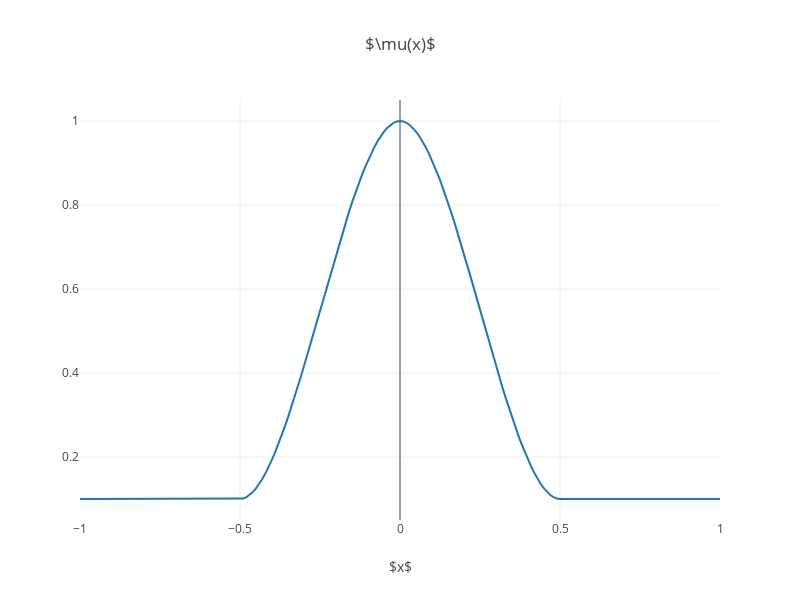
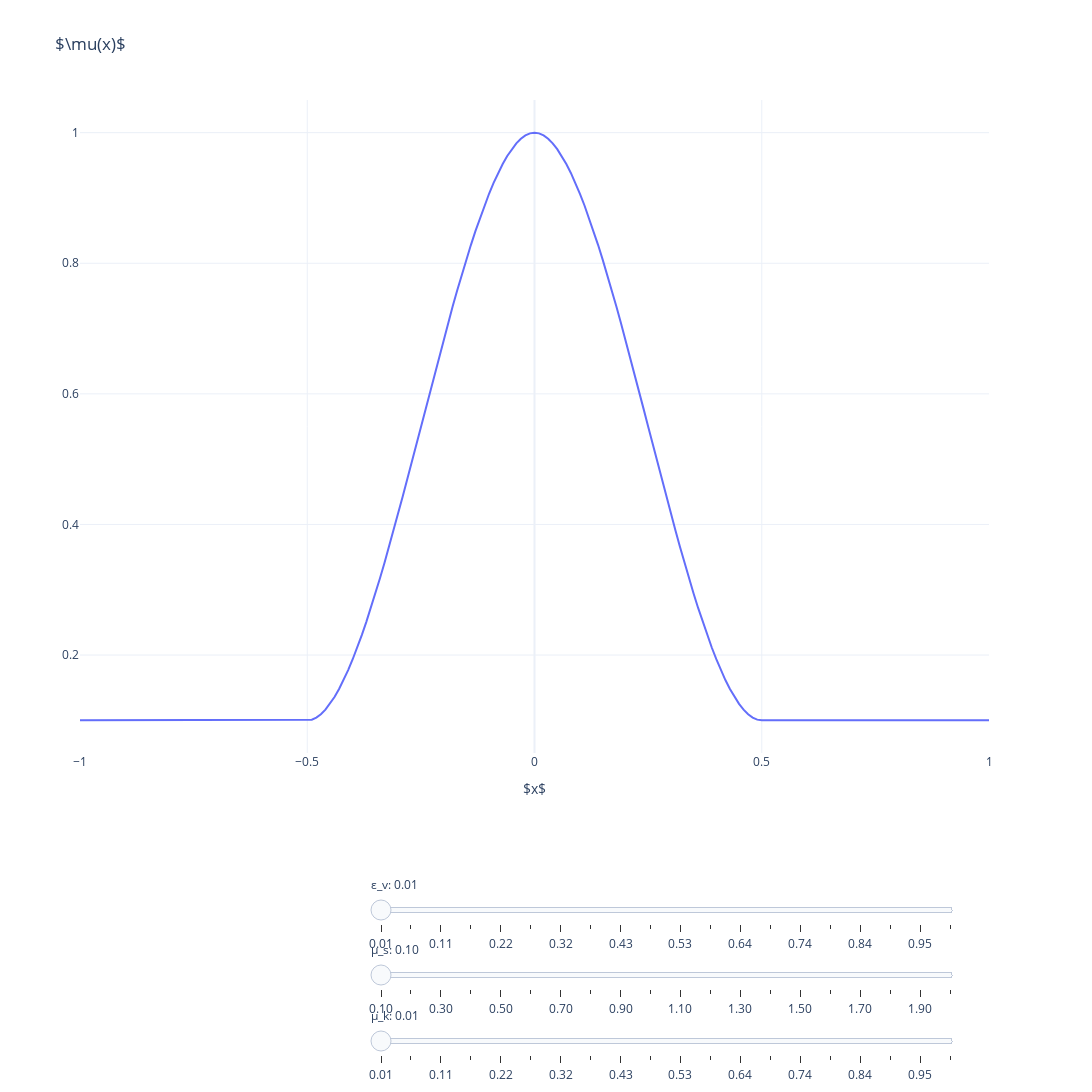

These figures' notebook cell, in order:
### Markdown cell above
# Smooth Coefficient of Friction
We can use a polynomial to model a smooth transition from static to kinematic coefficient of friction.

### Code cell
def mu(x):
    """Smooth transition from mu_s to mu_k using a polynomial."""
    # Polynomial-based transition 
    # https://blog.demofox.org/2015/08/08/cubic-hermite-interpolation/
    return (mu_k - mu_s) * (3 * (x / eps_v)**2 - 2 * (x / eps_v)**3) + mu_s

sym_mu = Piecewise(
    (mu_k, Abs(x) >= eps_v),
    (mu(Abs(x)), Abs(x) < eps_v)
)
display(Eq(symbols(r"\mu(x)"), expand(sym_mu)))
plot(sym_mu, title=r"$\mu(x)$")
plot_interactive(sym_mu, title=r"$\mu(x)$")

### Figure 1 — Plotly figure (JSON) as saved in the notebook; plotly's stock layout.template omitted (floating-point values rounded to 4 significant figures; data arrays with more than 128 entries replaced by an {"elided": "..."} marker saying what was removed)
{"data": [{"type": "scatter", "x": {"elided": "201 float values"}, "y": {"elided": "201 float values"}}], "layout": {"height": 600, "title": {"text": "$\\mu(x)$"}, "width": 800, "xaxis": {"title": {"text": "$x$"}}}}

### Figure 2 — Plotly figure (JSON) as saved in the notebook; plotly's stock layout.template omitted (floating-point values rounded to 4 significant figures; data arrays with more than 128 entries replaced by an {"elided": "..."} marker saying what was removed)
{"data": [{"name": "Function 1", "type": "scatter", "x": {"elided": "201 float values"}, "y": {"elided": "201 float values"}}], "layout": {"height": 1200, "sliders": [{"active": 0, "currentvalue": {"prefix": "ε_v: "}, "pad": {"l": 200, "r": 120, "t": 120}, "steps": [{"args": [{"y": {"elided": "1x201 float values"}}], "label": "0.01", "method": "restyle"}, {"args": [{"y": {"elided": "1x201 float values"}}], "label": "0.06", "method": "restyle"}, {"args": [{"y": {"elided": "1x201 float values"}}], "label": "0.11", "method": "restyle"}, {"args": [{"y": {"elided": "1x201 float values"}}], "label": "0.17", "method": "restyle"}, {"args": [{"y": {"elided": "1x201 float values"}}], "label": "0.22", "method": "restyle"}, {"args": [{"y": {"elided": "1x201 float values"}}], "label": "0.27", "method": "restyle"}, {"args": [{"y": {"elided": "1x201 float values"}}], "label": "0.32", "method": "restyle"}, {"args": [{"y": {"elided": "1x201 float values"}}], "label": "0.37", "method": "restyle"}, {"args": [{"y": {"elided": "1x201 float values"}}], "label": "0.43", "method": "restyle"}, {"args": [{"y": {"elided": "1x201 float values"}}], "label": "0.48", "method": "restyle"}, {"args": [{"y": {"elided": "1x201 float values"}}], "label": "0.53", "method": "restyle"}, {"args": [{"y": {"elided": "1x201 float values"}}], "label": "0.58", "method": "restyle"}, {"args": [{"y": {"elided": "1x201 float values"}}], "label": "0.64", "method": "restyle"}, {"args": [{"y": {"elided": "1x201 float values"}}], "label": "0.69", "method": "restyle"}, {"args": [{"y": {"elided": "1x201 float values"}}], "label": "0.74", "method": "restyle"}, {"args": [{"y": {"elided": "1x201 float values"}}], "label": "0.79", "method": "restyle"}, {"args": [{"y": {"elided": "1x201 float values"}}], "label": "0.84", "method": "restyle"}, {"args": [{"y": {"elided": "1x201 float values"}}], "label": "0.90", "method": "restyle"}, {"args": [{"y": {"elided": "1x201 float values"}}], "label": "0.95", "method": "restyle"}, {"args": [{"y": {"elided": "1x201 float values"}}], "label": "1.00", "method": "restyle"}], "x": 0.1, "xanchor": "left", "y": 0, "yanchor": "top"}, {"active": 0, "currentvalue": {"prefix": "μ_s: "}, "pad": {"l": 200, "r": 120, "t": 120}, "steps": [{"args": [{"y": {"elided": "1x201 float values"}}], "label": "0.10", "method": "restyle"}, {"args": [{"y": {"elided": "1x201 float values"}}], "label": "0.20", "method": "restyle"}, {"args": [{"y": {"elided": "1x201 float values"}}], "label": "0.30", "method": "restyle"}, {"args": [{"y": {"elided": "1x201 float values"}}], "label": "0.40", "method": "restyle"}, {"args": [{"y": {"elided": "1x201 float values"}}], "label": "0.50", "method": "restyle"}, {"args": [{"y": {"elided": "1x201 float values"}}], "label": "0.60", "method": "restyle"}, {"args": [{"y": {"elided": "1x201 float values"}}], "label": "0.70", "method": "restyle"}, {"args": [{"y": {"elided": "1x201 float values"}}], "label": "0.80", "method": "restyle"}, {"args": [{"y": {"elided": "1x201 float values"}}], "label": "0.90", "method": "restyle"}, {"args": [{"y": {"elided": "1x201 float values"}}], "label": "1.00", "method": "restyle"}, {"args": [{"y": {"elided": "1x201 float values"}}], "label": "1.10", "method": "restyle"}, {"args": [{"y": {"elided": "1x201 float values"}}], "label": "1.20", "method": "restyle"}, {"args": [{"y": {"elided": "1x201 float values"}}], "label": "1.30", "method": "restyle"}, {"args": [{"y": {"elided": "1x201 float values"}}], "label": "1.40", "method": "restyle"}, {"args": [{"y": {"elided": "1x201 float values"}}], "label": "1.50", "method": "restyle"}, {"args": [{"y": {"elided": "1x201 float values"}}], "label": "1.60", "method": "restyle"}, {"args": [{"y": {"elided": "1x201 float values"}}], "label": "1.70", "method": "restyle"}, {"args": [{"y": {"elided": "1x201 float values"}}], "label": "1.80", "method": "restyle"}, {"args": [{"y": {"elided": "1x201 float values"}}], "label": "1.90", "method": "restyle"}, {"args": [{"y": {"elided": "1x201 float values"}}], "label": "2.00", "method": "restyle"}], "x": 0.1, "xanchor": "left", "y": -0.1, "yanchor": "top"}, {"active": 0, "currentvalue": {"prefix": "μ_k: "}, "pad": {"l": 200, "r": 120, "t": 120}, "steps": [{"args": [{"y": {"elided": "1x201 float values"}}], "label": "0.01", "method": "restyle"}, {"args": [{"y": {"elided": "1x201 float values"}}], "label": "0.06", "method": "restyle"}, {"args": [{"y": {"elided": "1x201 float values"}}], "label": "0.11", "method": "restyle"}, {"args": [{"y": {"elided": "1x201 float values"}}], "label": "0.17", "method": "restyle"}, {"args": [{"y": {"elided": "1x201 float values"}}], "label": "0.22", "method": "restyle"}, {"args": [{"y": {"elided": "1x201 float values"}}], "label": "0.27", "method": "restyle"}, {"args": [{"y": {"elided": "1x201 float values"}}], "label": "0.32", "method": "restyle"}, {"args": [{"y": {"elided": "1x201 float values"}}], "label": "0.37", "method": "restyle"}, {"args": [{"y": {"elided": "1x201 float values"}}], "label": "0.43", "method": "restyle"}, {"args": [{"y": {"elided": "1x201 float values"}}], "label": "0.48", "method": "restyle"}, {"args": [{"y": {"elided": "1x201 float values"}}], "label": "0.53", "method": "restyle"}, {"args": [{"y": {"elided": "1x201 float values"}}], "label": "0.58", "method": "restyle"}, {"args": [{"y": {"elided": "1x201 float values"}}], "label": "0.64", "method": "restyle"}, {"args": [{"y": {"elided": "1x201 float values"}}], "label": "0.69", "method": "restyle"}, {"args": [{"y": {"elided": "1x201 float values"}}], "label": "0.74", "method": "restyle"}, {"args": [{"y": {"elided": "1x201 float values"}}], "label": "0.79", "method": "restyle"}, {"args": [{"y": {"elided": "1x201 float values"}}], "label": "0.84", "method": "restyle"}, {"args": [{"y": {"elided": "1x201 float values"}}], "label": "0.90", "method": "restyle"}, {"args": [{"y": {"elided": "1x201 float values"}}], "label": "0.95", "method": "restyle"}, {"args": [{"y": {"elided": "1x201 int values"}}], "label": "1.00", "method": "restyle"}], "x": 0.1, "xanchor": "left", "y": -0.2, "yanchor": "top"}], "title": {"text": "$\\mu(x)$"}, "updatemenus": [{"direction": "left", "pad": {"t": 200}, "showactive": false, "type": "buttons", "x": 0.6, "xanchor": "left", "y": 1.2, "yanchor": "top"}], "width": 1200, "xaxis": {"title": {"text": "$x$"}}}}
